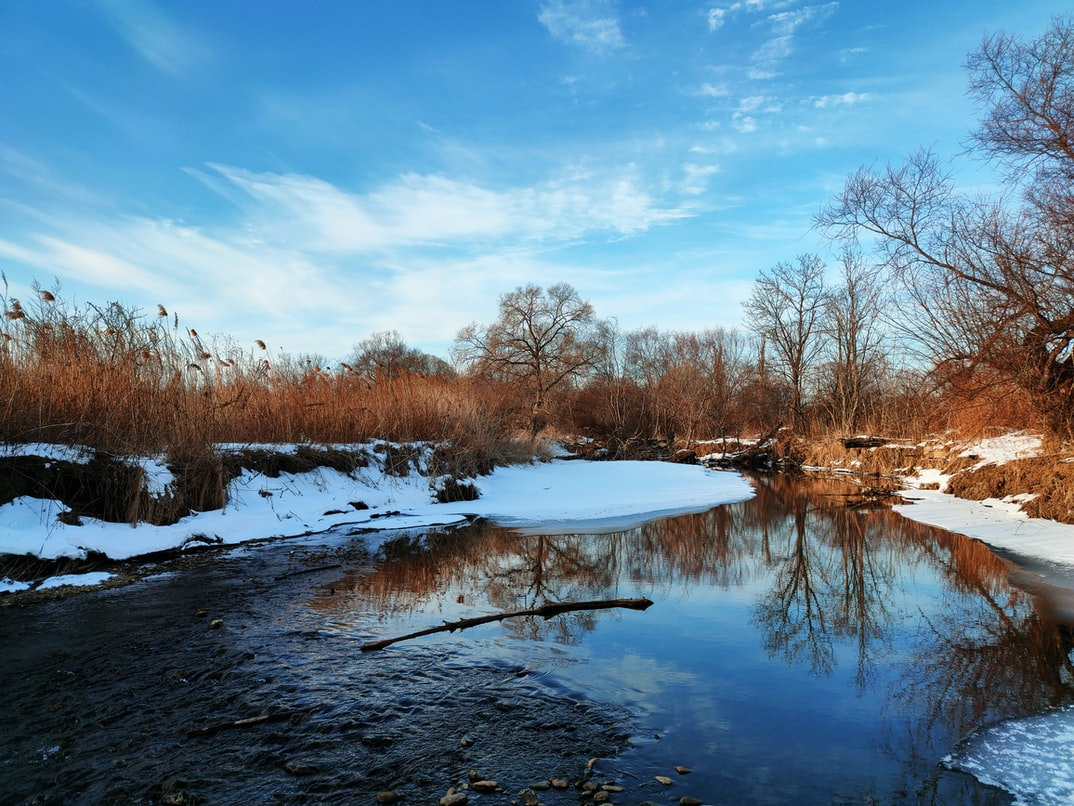
#> input picture Sample images and videos/Scene.jpg, 1074 x 806 px, found by its file name
$ python bitwiseoperators.py
#> lines starting #> are read from the running program, lines starting #| are printed output that depends on the picture; after the words box and inside, x2 and y2 are one past the last pixel; in counts of white or black regions, pixels touching at a corner belong together
import cv2 as cv
import numpy as np
import matplotlib.pyplot as plt

img = cv.imread('Sample images and videos\Scene.jpg')
#> img is the input picture: shape (806, 1074, 3); mean B, G, R 145.7, 126.5, 97.8
# print(img.shape)
#cv.imshow('nature',img)

blank = np.zeros((800,800),dtype = 'uint8')
rectangle = cv.rectangle(blank.copy(),(100,100),(700,700),255,-1)
circle = cv.circle(blank.copy(),(400,400),400,255,-1)
cv.imshow('rectangle',rectangle)
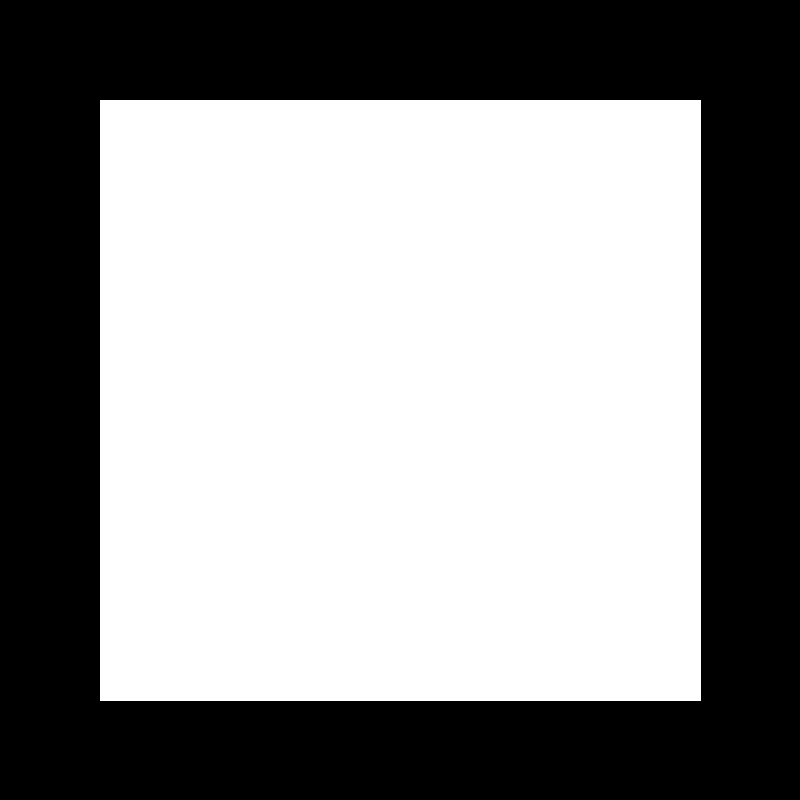
#> window 'rectangle': shape (800, 800); 56.4% white; 1 black region, box (x1, y1, x2, y2) and area: (0, 0, 800, 800) 278799
cv.imshow('circle',circle)
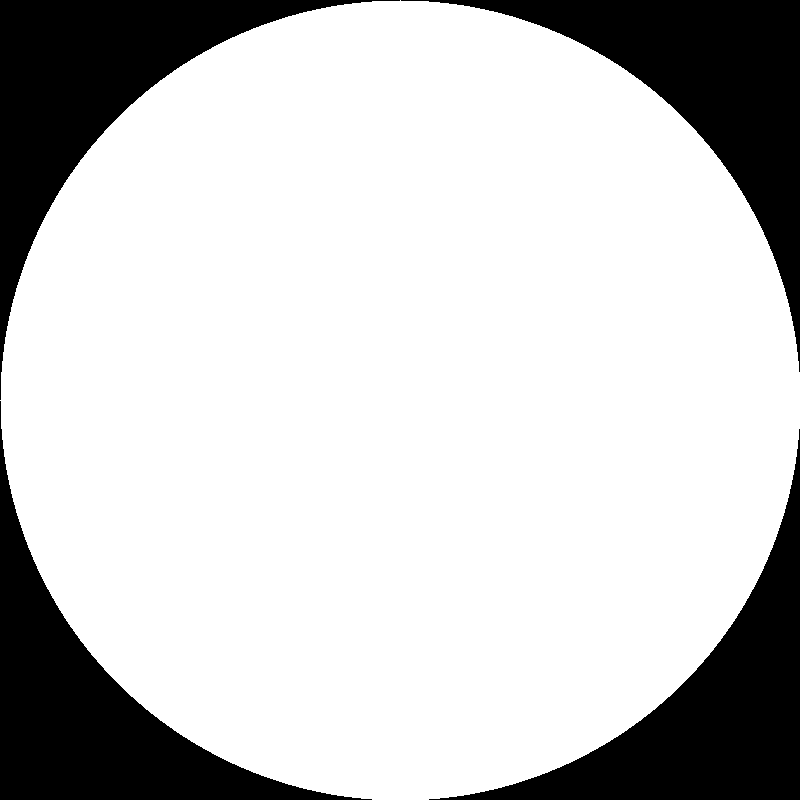
#> window 'circle': shape (800, 800); 78.5% white; 4 black regions, box (x1, y1, x2, y2) and area: (0, 0, 400, 400) 34744, (401, 0, 800, 372) 34344, (0, 401, 372, 800) 34344, (429, 429, 800, 800) 33945

#bitwise AND >> intersecting regions
# cv.imshow('And ', cv.bitwise_and(rectangle,circle))

# #bitwise OR >> intersecting + non intersecting
# cv.imshow('OR', cv.bitwise_or(rectangle,circle))

# #XOR >> non intersecting
cv.imshow('XOR',cv.bitwise_xor(rectangle,circle))
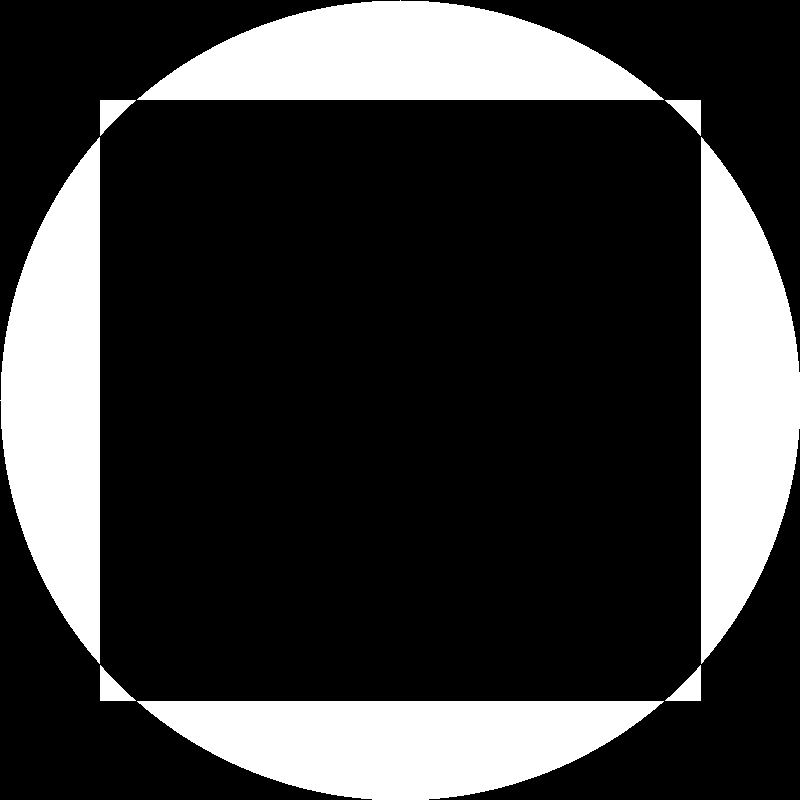
#> window 'XOR': shape (800, 800); 22.9% white; 8 white regions, largest, box (x1, y1, x2, y2) and area: (137, 0, 664, 100) 35994, (0, 137, 100, 664) 35994, (701, 137, 800, 664) 35993

#bitwise NOT
XOR = cv.bitwise_xor(rectangle,circle)
cv.imshow('NOT', cv.bitwise_not(XOR))

cv.waitKey(0)
